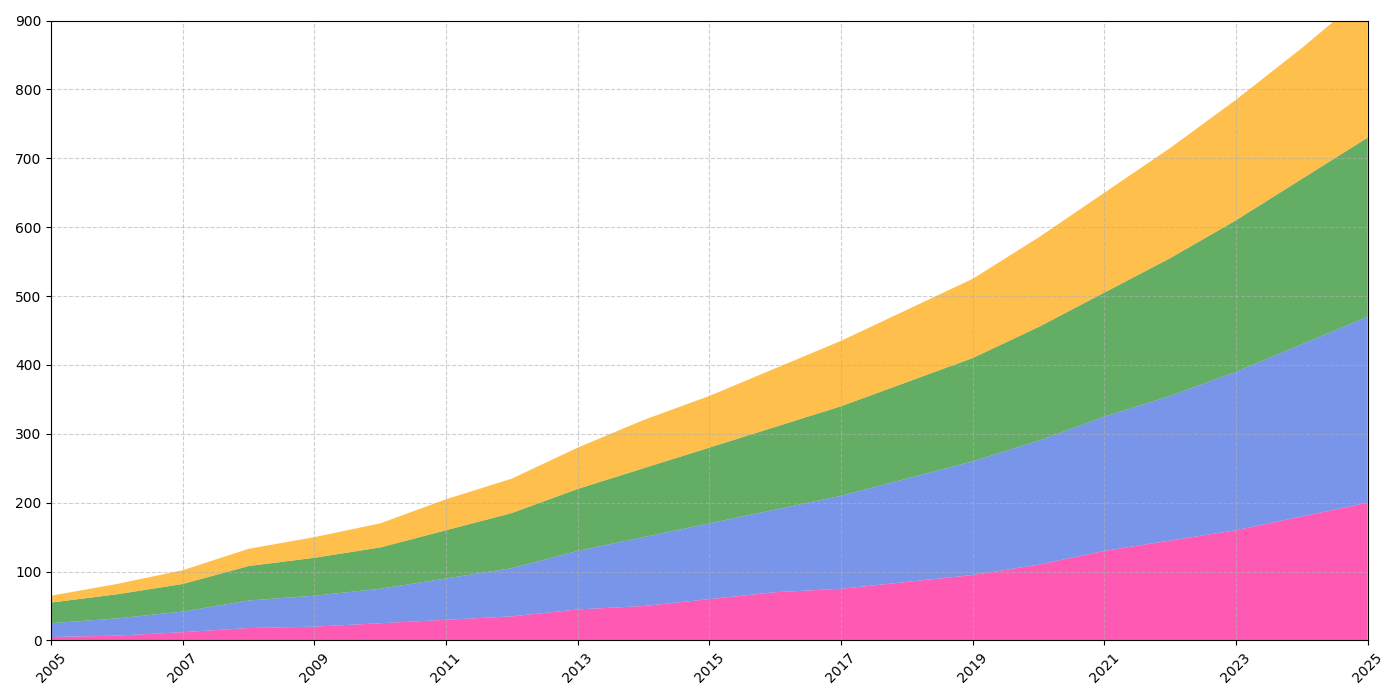

Reproduce this figure in Python.
import matplotlib.pyplot as plt
import numpy as np

years = np.arange(2005, 2026)

solar_energy = np.array([
    5, 7, 12, 18, 20, 25, 30, 35, 45, 50, 
    60, 70, 75, 85, 95, 110, 130, 145, 160, 180, 
    200
])
wind_energy = np.array([
    20, 25, 30, 40, 45, 50, 60, 70, 85, 100,
    110, 120, 135, 150, 165, 180, 195, 210, 230, 250,
    270
])
hydro_energy = np.array([
    30, 35, 40, 50, 55, 60, 70, 80, 90, 100,
    110, 120, 130, 140, 150, 165, 180, 200, 220, 240,
    260
])
biomass_energy = np.array([
    10, 15, 20, 25, 30, 35, 45, 50, 60, 70,
    75, 85, 95, 105, 115, 130, 145, 160, 175, 190,
    210
])

fig, ax = plt.subplots(figsize=(14, 7))

# New set of colors: deep pink, royal blue, forest green, orange
ax.stackplot(years, solar_energy, wind_energy, hydro_energy, biomass_energy, 
             colors=['#FF1493', '#4169E1', '#228B22', '#FFA500'], alpha=0.7)

ax.set_xlim(years[0], years[-1])
ax.set_ylim(0, 900)

ax.set_xticks(years[::2])
plt.xticks(rotation=45)

ax.grid(True, linestyle='--', alpha=0.6)

plt.tight_layout()

plt.show()
